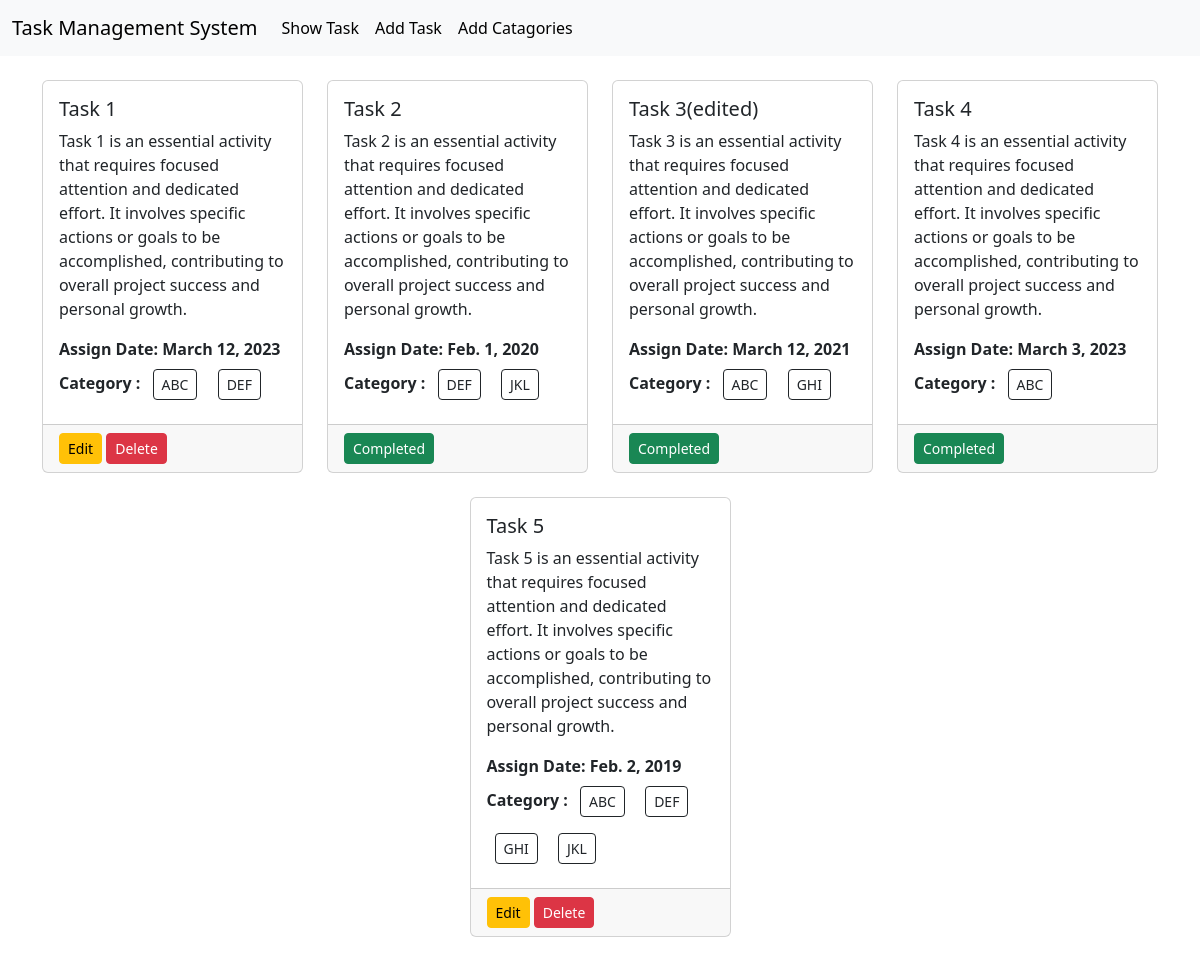
Page /show/ on the committed database.
### TaskModel/models.py (models this page shows, shortened)
class Task(models.Model):
    taskTitle = models.CharField(max_length=255)
    taskDescription = models.TextField()
    is_completed = models.BooleanField(default=False)
    taskAssignDate = models.DateField()
    catagory = models.ManyToManyField(TaskCatagory)

### TaskCatagory/models.py (models this page shows, shortened)
class TaskCatagory(models.Model):
    name = models.CharField(max_length=150)

### TaskManagement/views.py (the view)
# urls.py: path('show/',views.show,name='show'),
def show(request):
    data = Task.objects.all()
    return render(request,'show.html',{'data' : data})

### templates/show.html
{% extends 'base.html' %}
{% block content %}
<div class="container mt-4">
    <div class="row justify-content-center">
        {% for task in data %}
        <div class="col-md-3 mb-4">
            <div class="card h-100">
                <div class="card-body">
                    <h5 class="card-title">{{ task.taskTitle }}</h5>
                    <p class="card-text">{{ task.taskDescription }}</p>
                    <strong class="card-text">Assign Date: {{ task.taskAssignDate }}</strong>
                    <br>
                    <strong>Category :</strong>
                    {% for cat in task.catagory.all %}
                        <button class="btn btn-outline-dark btn-sm m-2">{{ cat.name }}</button>
                    {% endfor %}
                </div>
                <div class="card-footer">
                    {% if task.is_completed %}
                    <button type="button" class="btn btn-success btn-sm">Completed</button>
                    {% else %}
                        <a href="{% url 'edit_task' task.id %}" class="btn btn-warning btn-sm">Edit</a>
                        <a href="{% url 'delete_task' task.id %}" class="btn btn-danger btn-sm">Delete</a>
                    {% endif %}
                </div>
            </div>
        </div>
        {% endfor %}
    </div>
</div>
{% endblock content %}

### templates/base.html (shortened to what this page needs)
<!DOCTYPE html>
<html lang="en">
<head>
    <link href="https://cdn.jsdelivr.net/npm/bootstrap@5.3.2/dist/css/bootstrap.min.css" rel="stylesheet">
    <link rel="stylesheet" href="https://cdnjs.cloudflare.com/ajax/libs/font-awesome/6.5.1/css/all.min.css" />
</head>
<body>
    <nav class="navbar navbar-expand-lg bg-body-tertiary">
        <div class="container-fluid">
          <a class="navbar-brand" href="{% url 'start' %}">Task Management System</a>
          <div class="collapse navbar-collapse" id="navbarNav">
            <ul class="navbar-nav">
              <li class="nav-item">
                <a class="nav-link active" aria-current="page" href="{% url 'show' %}">Show Task</a>
              </li>
              <li class="nav-item">
                <a class="nav-link active" href="{% url 'add_task' %}">Add Task</a>
              </li>
              <li class="nav-item">
                <a class="nav-link active" href="{% url 'add_catagory' %}">Add Catagories</a>
              </li>
            </ul>
          </div>
        </div>
      </nav>
     {% block content %}
     {% endblock content %}
</body>
</html>

### rows in the picture
Task: taskTitle "Task 1", taskDescription "Task 1 is an essential activity that requires focused attention and dedicated effort. It involves specific actions or goals to be accomplished, contributing to overall project success and personal growth.", taskAssignDate "March 12, 2023", is_completed "Edit"
TaskCatagory: name "ABC"
TaskCatagory: name "DEF"
Task: taskTitle "Task 2", taskDescription "Task 2 is an essential activity that requires focused attention and dedicated effort. It involves specific actions or goals to be accomplished, contributing to overall project success and personal growth.", taskAssignDate "Feb. 1, 2020", is_completed "Completed"
TaskCatagory: name "JKL"
Task: taskTitle "Task 3(edited)", taskDescription "Task 3 is an essential activity that requires focused attention and dedicated effort. It involves specific actions or goals to be accomplished, contributing to overall project success and personal growth.", taskAssignDate "March 12, 2021", is_completed "Completed"
TaskCatagory: name "GHI"
Task: taskTitle "Task 4", taskDescription "Task 4 is an essential activity that requires focused attention and dedicated effort. It involves specific actions or goals to be accomplished, contributing to overall project success and personal growth.", taskAssignDate "March 3, 2023", is_completed "Completed"
Task: taskTitle "Task 5", taskDescription "Task 5 is an essential activity that requires focused attention and dedicated effort. It involves specific actions or goals to be accomplished, contributing to overall project success and personal growth.", taskAssignDate "Feb. 2, 2019", is_completed "Edit"
